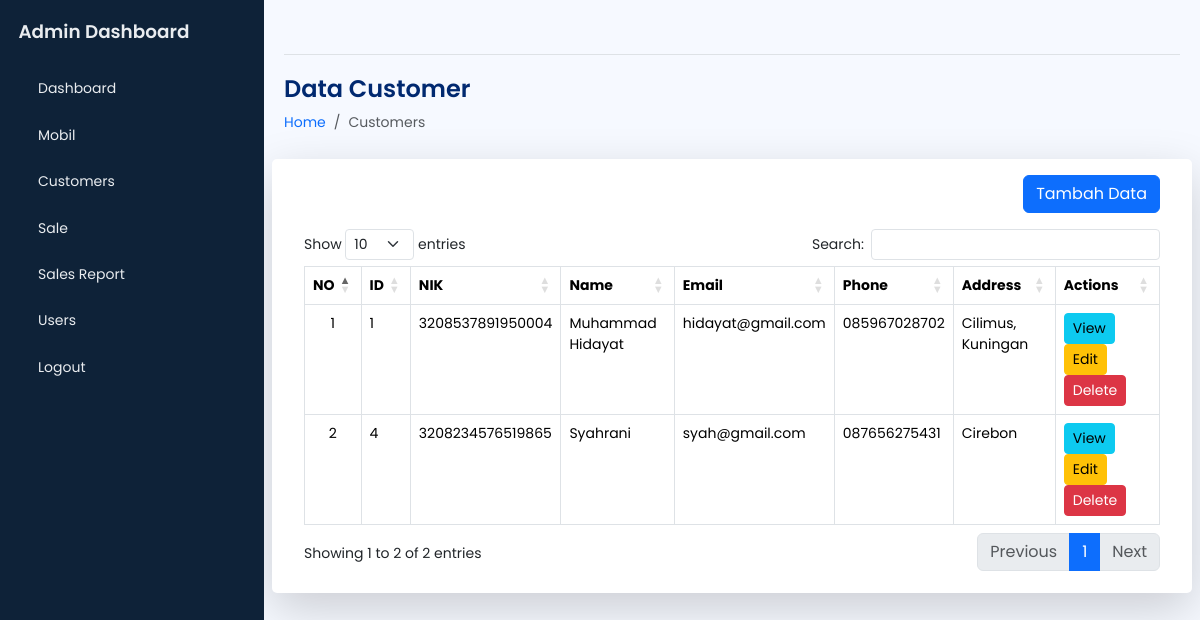
The page /admin/manage_customers.php (signed in) on the database as committed earlier.
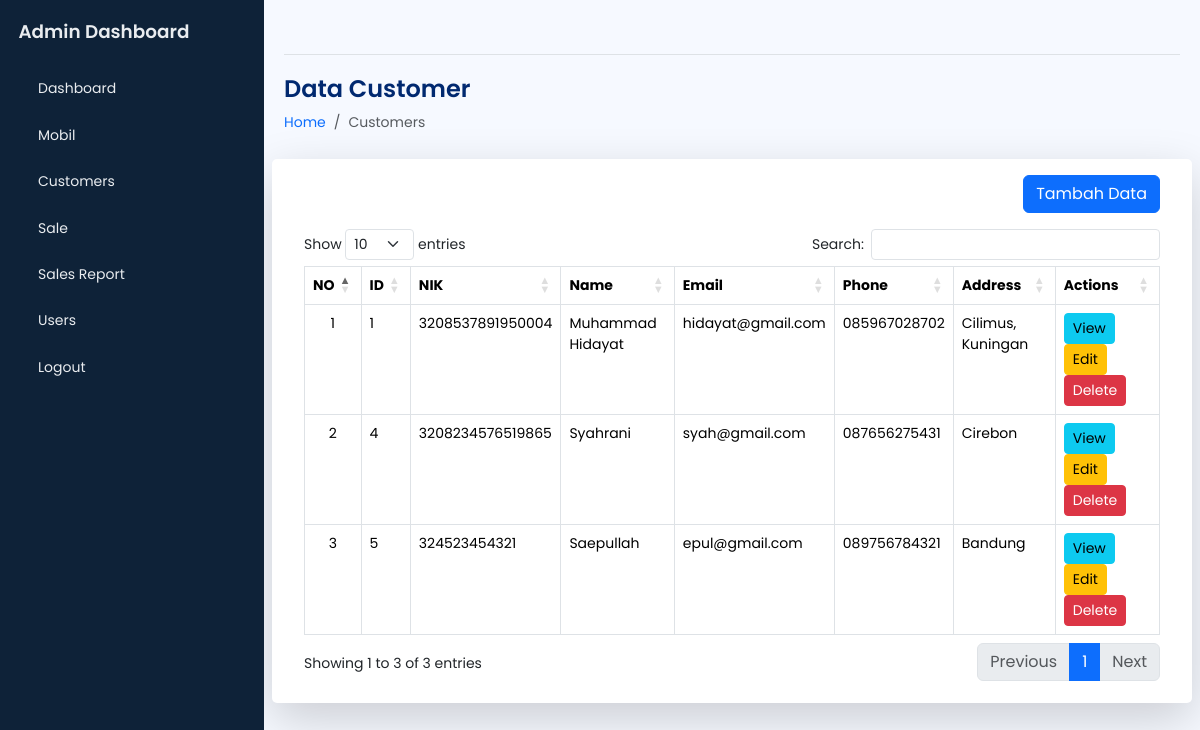
The same page on the database as committed later.
### tables this page shows
CREATE TABLE `customers` (
  `customer_id` int(11) NOT NULL,
  `nik` varchar(25) NOT NULL,
  `name` varchar(100) NOT NULL,
  `email` varchar(100) NOT NULL,
  `phone` varchar(20) DEFAULT NULL,
  `address` text DEFAULT NULL,
  `foto` varchar(255) DEFAULT NULL,
  `created_at` timestamp NOT NULL DEFAULT current_timestamp()
);

### admin/manage_customers.php (the view, shortened to what this page needs)
<?php
require_once '../config.php';
$sql = "SELECT * FROM customers";
$result = $conn->query($sql);
?>
<!DOCTYPE html>
<html lang="en">
<head>
    <?php include 'template/header.php'; ?>
</head>
<body>
    <div class="wrapper">
        <?php include 'template/sidebar.php'; ?>
        <main id="main" class="main">
            <?php include 'template/nav.php'; ?>
            <div class="pagetitle">
                <h1 class="mb-2">Data Customer</h1>
                <nav>
                    <ol class="breadcrumb">
                        <li class="breadcrumb-item"><a href="index.html">Home</a></li>
                        <li class="breadcrumb-item active">Customers</li>
                    </ol>
                </nav>
            </div>
            <section class="section dashboard">
                <div class="row">
                    <div class="col-lg-12">
                        <div class="row">
                            <div class="card shadow-lg">
                                <div class="card-body">
                                    <div class="d-flex justify-content-end">
                                        <button type="button" class="btn btn-primary mb-3 mt-3" data-bs-toggle="modal" data-bs-target="#CustomerModal">Tambah Data</button>
                                    </div>
                                    <div class="overflow-x-auto">
                                        <table class="table table-bordered display overflow-scroll" id="customerTable">
                                            <thead>
                                                <tr>
                                                    <th>NO</th>
                                                    <th>ID</th>
                                                    <th>NIK</th>
                                                    <th>Name</th>
                                                    <th>Email</th>
                                                    <th>Phone</th>
                                                    <th>Address</th>
                                                    <th>Actions</th>
                                                </tr>
                                            </thead>
                                            <tbody>
                                                <?php $no = 1; ?>
                                                <?php while ($row = $result->fetch_assoc()) : ?>
                                                    <tr>
                                                        <td class="text-center"><?php echo $no++; ?></td>
                                                        <td><?php echo $row['customer_id']; ?></td>
                                                        <td><?php echo $row['nik']; ?></td>
                                                        <td><?php echo $row['name']; ?></td>
                                                        <td><?php echo $row['email']; ?></td>
                                                        <td><?php echo $row['phone']; ?></td>
                                                        <td><?php echo $row['address']; ?></td>
                                                        <td>
                                                            <button type="button" class="btn btn-info btn-sm view-btn" data-id="<?php echo $row['customer_id']; ?>">View</button>
                                                            <button type="button" class="btn btn-warning btn-sm edit-btn" data-id="<?php echo $row['customer_id']; ?>" data-nik="<?php echo $row['nik']; ?>" data-name="<?php echo $row['name']; ?>" data-email="<?php echo $row['email']; ?>" data-phone="<?php echo $row['phone']; ?>" data-address="<?php echo $row['address']; ?>" data-foto="<?php echo $row['foto']; ?>"data-bs-toggle="modal" data-bs-target="#CustomerModal">Edit</button>
                                                            <button type="button" class="btn btn-danger btn-sm delete-btn" data-id="<?php echo $row['customer_id']; ?>">Delete</button>
                                                        </td>
                                                    </tr>
                                                <?php endwhile; ?>
                                            </tbody>
                                        </table>
                                    </div>
                                </div>
                            </div>
                        </div>
                    </div>
                </div>
            </section>
        </main>
    </div>
</body>
</html>

Rows that differ between the two databases and show on the page:
added customers: customer_id "5", nik "324523454321", name "Saepullah", email "epul@gmail.com", phone "089756784321", address "Bandung"
Other text that changed with them:
text written by a page script: "Show entries Search: Showing 1 to 2 of 2 entries Previous 1 Next" → "Show entries Search: Showing 1 to 3 of 3 entries Previous 1 Next"
